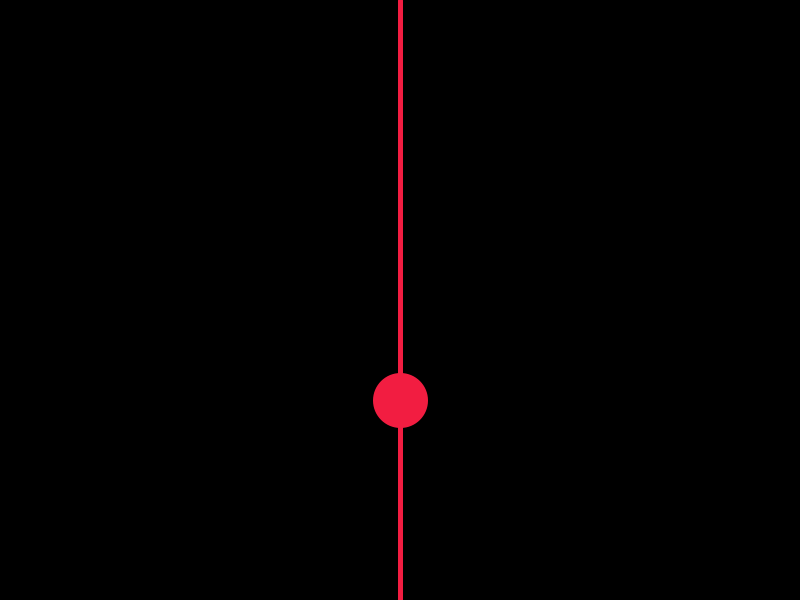
Frame 1 (no input)
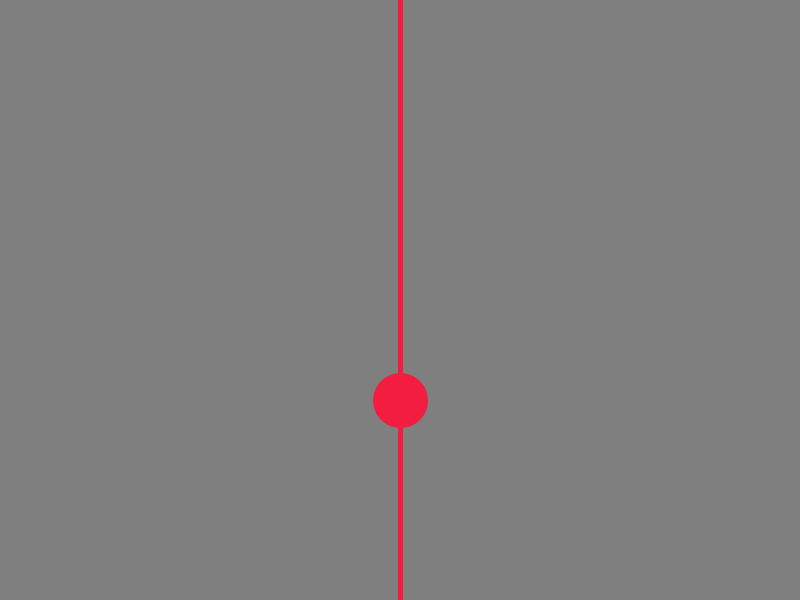
Frame 60 (the mouse pressed at the canvas centre just before this capture)
Frame 120 (the mouse held since frame 60 and released just before this capture): identical to frame 60, image omitted

The Processing sketch that drew these frames (run headless with seeded random() and noise(); from frame 60 on, the mouse is pressed at the canvas centre):

// Processing sketch: Vertical_Slider
// ── Vertical_Slider.pde
// Palette
color darkPurple = #230F2B;
color pink = #F21D41;
color lightGreen = #EBEBBC;
color medGreen = #BCE3C5;
color darkGreen = #82B3AE;

float sliderY;
float shade;
void setup() {
  size(800, 600);
  strokeWeight(5);
  stroke(pink);
  fill(pink);
  sliderY = 400;
}

void draw() {
  background(shade);
  shade = map(sliderY, 100, 700, 0, 255);
  line(400, 0, 400, 600);
  circle(400, sliderY, 50);
}
void mouseReleased() {
  controlSlider();
}

void mouseDragged() {
  controlSlider();
}


void controlSlider() {
  if (mouseX > 375 && mouseX < 425 && mouseY > 0 && mouseY < 600) {
    sliderY = mouseY;
  }

}
